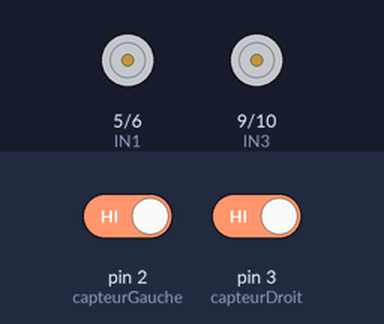
Recording of a sketch running on a simulated Arduino Uno, built with avr-gcc and run on an emulated ATmega328P. Parts: motor-driver pin pairs drawn as motors (green arrow = first pin HIGH = forward, orange = second pin HIGH = backward, longer = more drive). The test bench sets the inputs (shaded band); at power-on: pin 2 (capteurGauche) HIGH, pin 3 (capteurDroit) HIGH.

Above: at 1.2 s.
1.3 s: pin 2 (capteurGauche) driven LOW
At 1.6 s:
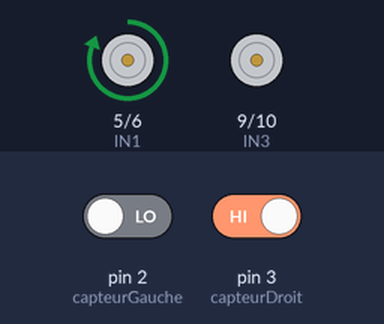
2.8 s: pin 3 (capteurDroit) driven LOW
At 4.0 s:
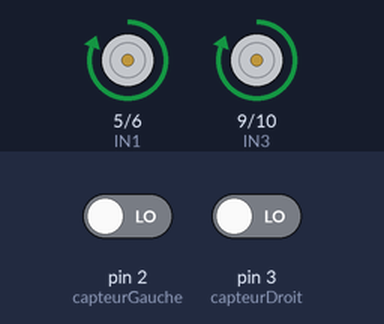
4.3 s: pin 2 (capteurGauche) driven HIGH
At 5.1 s:
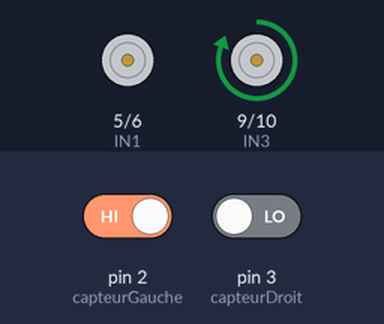
5.8 s: pin 3 (capteurDroit) driven HIGH
At 6.3 s:
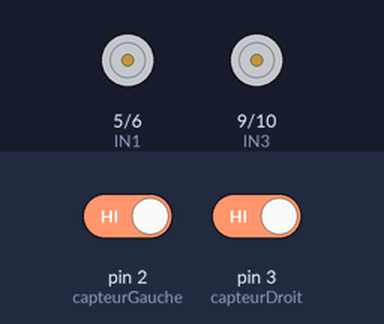
Timing chart, 0 to 8.3 s (numbered marks = the images above; inputs shaded):
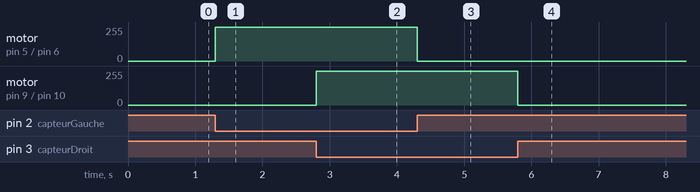

The sketch:

robot_suiveur.ino
```cpp
// Définition des broches pour le moteur gauche
const int IN1 = 5;
const int IN2 = 6;

// Définition des broches pour le moteur droit
const int IN3 = 9;
const int IN4 = 10;

// Capteurs infrarouges (IR)
const int capteurGauche = 2;
const int capteurDroit = 3;

void setup() {
  // Configuration des broches moteurs en sortie
  pinMode(IN1, OUTPUT);
  pinMode(IN2, OUTPUT);
  pinMode(IN3, OUTPUT);
  pinMode(IN4, OUTPUT);

  // Configuration des capteurs IR en entrée
  pinMode(capteurGauche, INPUT);
  pinMode(capteurDroit, INPUT);
}

void loop() {
  int etatGauche = digitalRead(capteurGauche);
  int etatDroit = digitalRead(capteurDroit);

  // Cas 1 : La ligne noire est au centre (les deux capteurs détectent le blanc)
  if (etatGauche == LOW && etatDroit == LOW) {
    avancer();
  }
  // Cas 2 : La ligne tourne à gauche
  else if (etatGauche == HIGH && etatDroit == LOW) {
    tournerGauche();
  }
  // Cas 3 : La ligne tourne à droite
  else if (etatGauche == LOW && etatDroit == HIGH) {
    tournerDroite();
  }
  // Cas 4 : Sortie de piste ou arrêt
  else {
    arreter();
  }
}

void avancer() {
  digitalWrite(IN1, HIGH);
  digitalWrite(IN2, LOW);
  digitalWrite(IN3, HIGH);
  digitalWrite(IN4, LOW);
}

void tournerGauche() {
  digitalWrite(IN1, LOW);
  digitalWrite(IN2, LOW);
  digitalWrite(IN3, HIGH);
  digitalWrite(IN4, LOW);
}

void tournerDroite() {
  digitalWrite(IN1, HIGH);
  digitalWrite(IN2, LOW);
  digitalWrite(IN3, LOW);
  digitalWrite(IN4, LOW);
}

void arreter() {
  digitalWrite(IN1, LOW);
  digitalWrite(IN2, LOW);
  digitalWrite(IN3, LOW);
  digitalWrite(IN4, LOW);
}
```

Measured:
- after the input at 1.3 s, motor on pin 5 (IN1) / pin 6 (IN2): stopped → forward 255/255 at once
- after the input at 2.8 s, motor on pin 9 (IN3) / pin 10 (IN4): stopped → forward 255/255 at once
- after the input at 4.3 s, motor on pin 5 (IN1) / pin 6 (IN2): forward 255/255 → stopped at once
- after the input at 5.8 s, motor on pin 9 (IN3) / pin 10 (IN4): forward 255/255 → stopped at once
